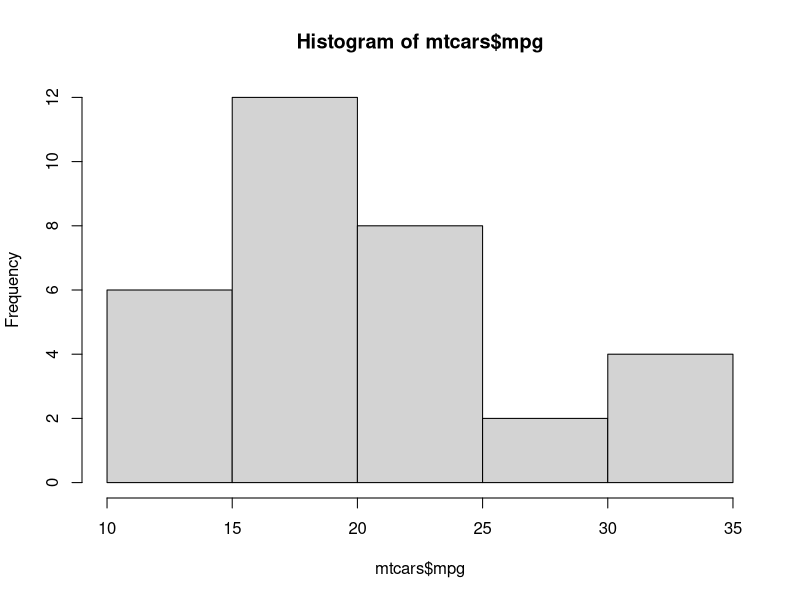
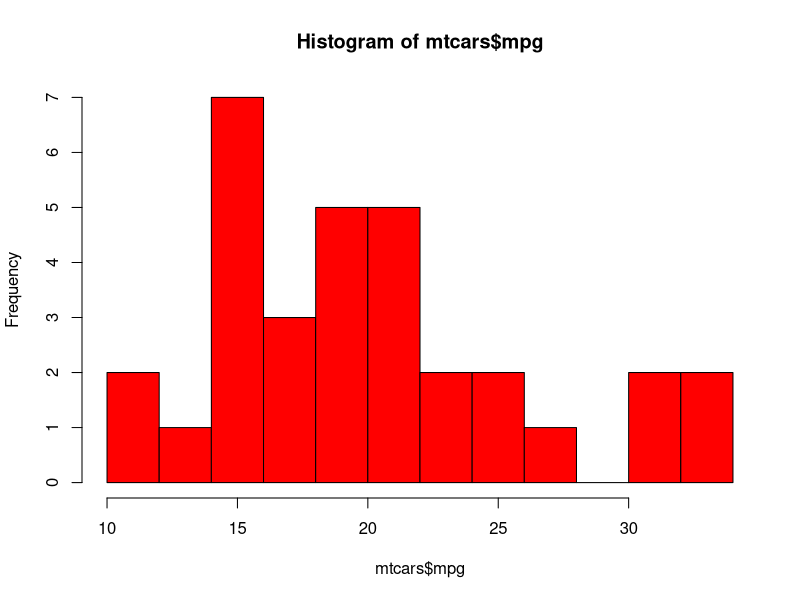
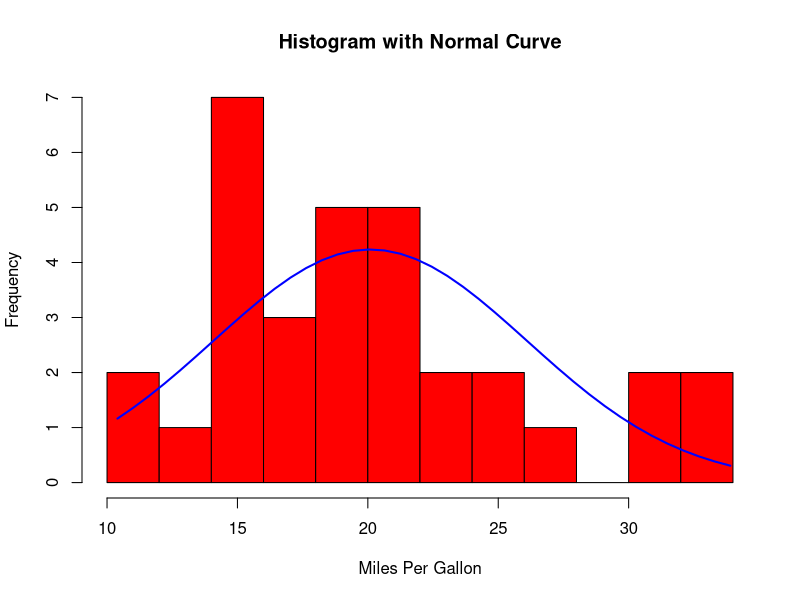
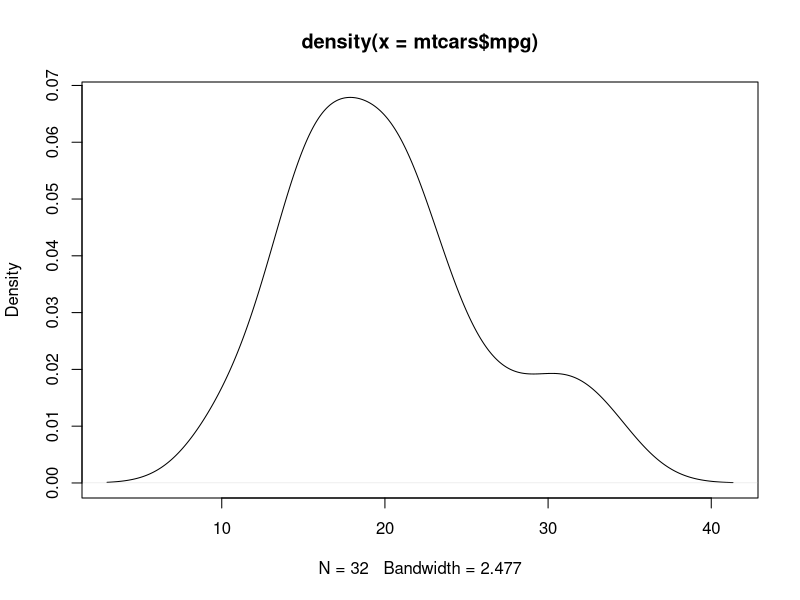
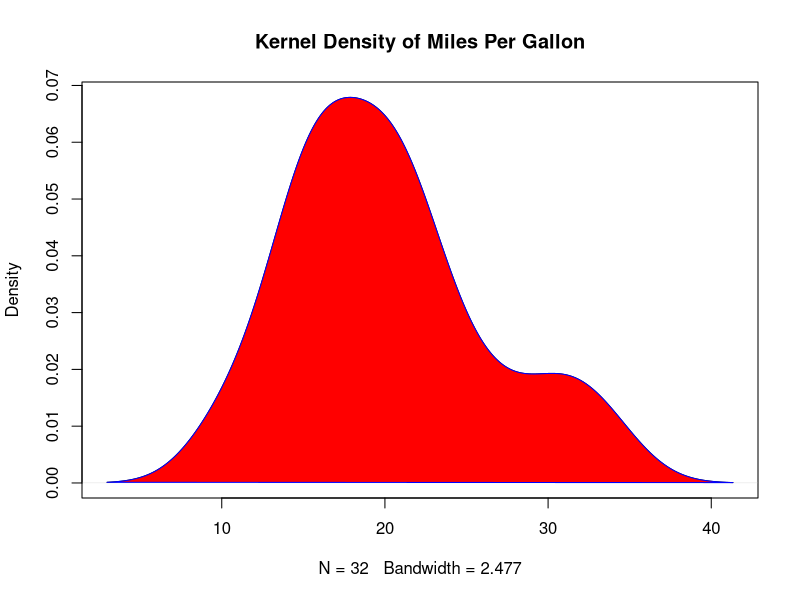
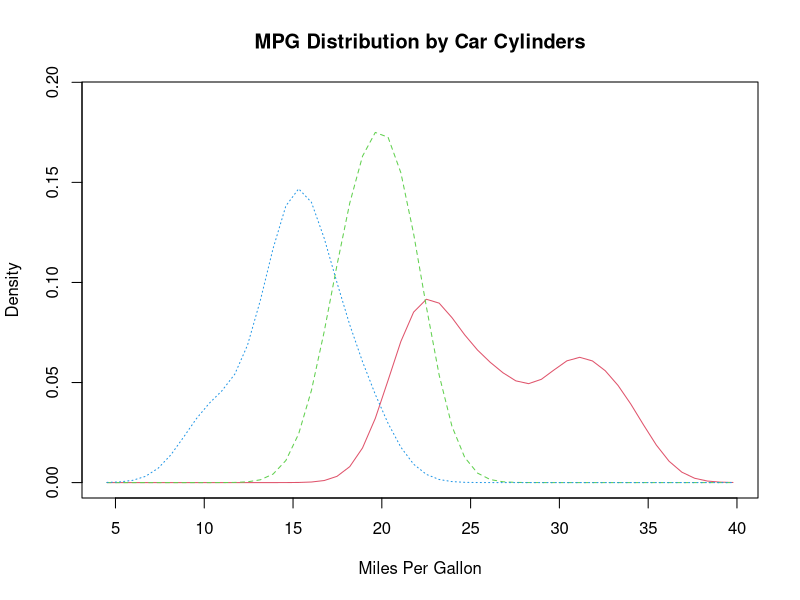

Here is the R script that generated these plots, in order: (Note: this script raises an error after producing the figures.)
hist(mtcars$mpg)

# Colored Histogram with Different Number of Bins
hist(mtcars$mpg, breaks=12, col="red")


# Add a Normal Curve (Thanks to Peter Dalgaard)
x <- mtcars$mpg
h<-hist(x, breaks=10, col="red", xlab="Miles Per Gallon",
        main="Histogram with Normal Curve")
xfit<-seq(min(x),max(x),length=40)
yfit<-dnorm(xfit,mean=mean(x),sd=sd(x))
yfit <- yfit*diff(h$mids[1:2])*length(x)
lines(xfit, yfit, col="blue", lwd=2)

# Kernel Density Plot
d <- density(mtcars$mpg) # returns the density data
plot(d) # plots the results


# Filled Density Plot
d <- density(mtcars$mpg)
plot(d, main="Kernel Density of Miles Per Gallon")
polygon(d, col="red", border="blue")


# Compare MPG distributions for cars with
# 4,6, or 8 cylinders
library(sm)
attach(mtcars)
# create value labels
cyl.f <- factor(cyl, levels= c(4,6,8),
                labels = c("4 cylinder", "6 cylinder", "8 cylinder"))
# plot densities
sm.density.compare(mpg, cyl, xlab="Miles Per Gallon")
title(main="MPG Distribution by Car Cylinders")
# add legend via mouse click
colfill<-c(2:(2+length(levels(cyl.f))))
legend(locator(1), levels(cyl.f), fill=colfill,cex=0.45)






#Tugas atau Latihan
A=(mtcars$mpg);A
n=length(A);n
h=0.5;h
summary(A)
x=seq(9,35, by=0.1);x
Xl=A;Xl
#Logistic
k1 = (1/(n*h))*(1/(exp((x-Xl[1])/h)+2+exp(-1*(x-Xl[1])/h)))
k2 = (1/(n*h))*(1/(exp((x-Xl[2])/h)+2+exp(-1*(x-Xl[2])/h)))
k3 = (1/(n*h))*(1/(exp((x-Xl[3])/h)+2+exp(-1*(x-Xl[3])/h)))
k4 = (1/(n*h))*(1/(exp((x-Xl[4])/h)+2+exp(-1*(x-Xl[4])/h)))
k5 = (1/(n*h))*(1/(exp((x-Xl[5])/h)+2+exp(-1*(x-Xl[5])/h)))
k6 = (1/(n*h))*(1/(exp((x-Xl[6])/h)+2+exp(-1*(x-Xl[6])/h)))
k7 = (1/(n*h))*(1/(exp((x-Xl[7])/h)+2+exp(-1*(x-Xl[7])/h)))
k8 = (1/(n*h))*(1/(exp((x-Xl[8])/h)+2+exp(-1*(x-Xl[8])/h)))
k9 = (1/(n*h))*(1/(exp((x-Xl[9])/h)+2+exp(-1*(x-Xl[9])/h)))
k10 = (1/(n*h))*(1/(exp((x-Xl[10])/h)+2+exp(-1*(x-Xl[10])/h)))
k11 = (1/(n*h))*(1/(exp((x-Xl[11])/h)+2+exp(-1*(x-Xl[11])/h)))
k12 = (1/(n*h))*(1/(exp((x-Xl[12])/h)+2+exp(-1*(x-Xl[12])/h)))
k13 = (1/(n*h))*(1/(exp((x-Xl[13])/h)+2+exp(-1*(x-Xl[13])/h)))
k14 = (1/(n*h))*(1/(exp((x-Xl[14])/h)+2+exp(-1*(x-Xl[14])/h)))
k15 = (1/(n*h))*(1/(exp((x-Xl[15])/h)+2+exp(-1*(x-Xl[15])/h)))
k16 = (1/(n*h))*(1/(exp((x-Xl[16])/h)+2+exp(-1*(x-Xl[16])/h)))
k17 = (1/(n*h))*(1/(exp((x-Xl[17])/h)+2+exp(-1*(x-Xl[17])/h)))
k18 = (1/(n*h))*(1/(exp((x-Xl[18])/h)+2+exp(-1*(x-Xl[18])/h)))
k19 = (1/(n*h))*(1/(exp((x-Xl[19])/h)+2+exp(-1*(x-Xl[19])/h)))
k20 = (1/(n*h))*(1/(exp((x-Xl[20])/h)+2+exp(-1*(x-Xl[20])/h)))
k21 = (1/(n*h))*(1/(exp((x-Xl[21])/h)+2+exp(-1*(x-Xl[21])/h)))
k22 = (1/(n*h))*(1/(exp((x-Xl[22])/h)+2+exp(-1*(x-Xl[22])/h)))
k23 = (1/(n*h))*(1/(exp((x-Xl[23])/h)+2+exp(-1*(x-Xl[23])/h)))
k24 = (1/(n*h))*(1/(exp((x-Xl[24])/h)+2+exp(-1*(x-Xl[24])/h)))
k25 = (1/(n*h))*(1/(exp((x-Xl[25])/h)+2+exp(-1*(x-Xl[25])/h)))
k26 = (1/(n*h))*(1/(exp((x-Xl[26])/h)+2+exp(-1*(x-Xl[26])/h)))
k27 = (1/(n*h))*(1/(exp((x-Xl[27])/h)+2+exp(-1*(x-Xl[27])/h)))
k28 = (1/(n*h))*(1/(exp((x-Xl[28])/h)+2+exp(-1*(x-Xl[28])/h)))
k29 = (1/(n*h))*(1/(exp((x-Xl[29])/h)+2+exp(-1*(x-Xl[29])/h)))
k30 = (1/(n*h))*(1/(exp((x-Xl[30])/h)+2+exp(-1*(x-Xl[30])/h)))
k31 = (1/(n*h))*(1/(exp((x-Xl[31])/h)+2+exp(-1*(x-Xl[31])/h)))
k32 = (1/(n*h))*(1/(exp((x-Xl[32])/h)+2+exp(-1*(x-Xl[32])/h)))

kt = k1 + k2 + k3 + k4 + k5 +k6 + k7 + k8 + k9 + k10 + k11 + k12 + k13 + k14 + k15 +k16 + k17 + k18 + k19 + k20 +k21 + k22 + k23 + k24 + k25 +k26 + k27 + k28 + k29 + k30 + k31 + k32

plot(x,k1,type="l",col="black",ylim=c(0,0.13),main="Kernel Logistic mtcars$mpg dengan h = 0.5",col.main="black",
     cex.main=1,xlab="x",ylab="fh(x)")

lines(x,k2)
lines(x,k3)
lines(x,k4)
lines(x,k5)
lines(x,k6)
lines(x,k7)
lines(x,k8)
lines(x,k9)
lines(x,k10)
lines(x,k11)
lines(x,k12)
lines(x,k13)
lines(x,k14)
lines(x,k15)
lines(x,k16)
lines(x,k17)
lines(x,k18)
lines(x,k19)
lines(x,k20)
lines(x,k21)
lines(x,k22)
lines(x,k23)
lines(x,k24)
lines(x,k25)
lines(x,k26)
lines(x,k27)
lines(x,k28)
lines(x,k29)
lines(x,k30)
lines(x,k31)
lines(x,k32)
lines(x,kt,col="green")


# Using Loop in R for Kernel Density Estimation
X=mtcars$mpg
h=0.5
n=length(X)
x=seq(10,34,by=0.1)
nx=length(x)
k=matrix(0,nx,n)
for(i in 1:n){
  for(j in 1:nx){
    k[j,i]=(1/(n*h))*(1/((2*22/7)^0.5))*exp((-0.5)*((x[j]-X[i])/h)^2)
    
  }
}
kt=0
for (i in 1:n){
  kt=kt+k[,i]
}
plot(x,kt)
